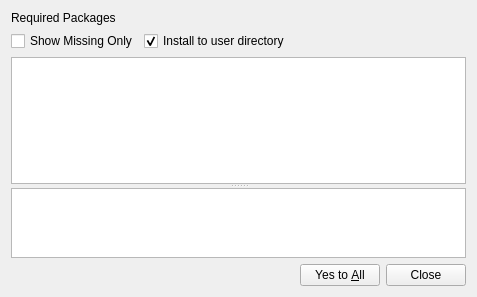
<?xml version="1.0" encoding="UTF-8"?>
<ui version="4.0">
 <class>PIPPackageInstallerWidget</class>
 <widget class="QWidget" name="PIPPackageInstallerWidget">
  <property name="geometry">
   <rect>
    <x>0</x>
    <y>0</y>
    <width>477</width>
    <height>297</height>
   </rect>
  </property>
  <property name="windowTitle">
   <string>PIP Package Installer</string>
  </property>
  <layout class="QVBoxLayout" name="verticalLayout">
   <item>
    <widget class="QLabel" name="label">
     <property name="text">
      <string>Required Packages</string>
     </property>
    </widget>
   </item>
   <item>
    <layout class="QHBoxLayout" name="horizontalLayout">
     <property name="topMargin">
      <number>0</number>
     </property>
     <item>
      <widget class="QCheckBox" name="cbMissingOnly">
       <property name="text">
        <string>Show Missing Only</string>
       </property>
       <property name="checked">
        <bool>false</bool>
       </property>
      </widget>
     </item>
     <item>
      <widget class="QCheckBox" name="cbUser">
       <property name="text">
        <string>Install to user directory</string>
       </property>
       <property name="checked">
        <bool>true</bool>
       </property>
      </widget>
     </item>
     <item>
      <spacer name="horizontalSpacer">
       <property name="orientation">
        <enum>Qt::Horizontal</enum>
       </property>
       <property name="sizeHint" stdset="0">
        <size>
         <width>40</width>
         <height>20</height>
        </size>
       </property>
      </spacer>
     </item>
    </layout>
   </item>
   <item>
    <widget class="QSplitter" name="splitter">
     <property name="orientation">
      <enum>Qt::Vertical</enum>
     </property>
     <widget class="QTableView" name="tableView">
      <property name="sizePolicy">
       <sizepolicy hsizetype="Expanding" vsizetype="Preferred">
        <horstretch>0</horstretch>
        <verstretch>3</verstretch>
       </sizepolicy>
      </property>
      <property name="wordWrap">
       <bool>false</bool>
      </property>
      <attribute name="horizontalHeaderStretchLastSection">
       <bool>true</bool>
      </attribute>
      <attribute name="verticalHeaderVisible">
       <bool>false</bool>
      </attribute>
     </widget>
     <widget class="QTextBrowser" name="textBrowser">
      <property name="sizePolicy">
       <sizepolicy hsizetype="Expanding" vsizetype="Preferred">
        <horstretch>0</horstretch>
        <verstretch>1</verstretch>
       </sizepolicy>
      </property>
      <property name="openExternalLinks">
       <bool>true</bool>
      </property>
     </widget>
    </widget>
   </item>
   <item>
    <widget class="QDialogButtonBox" name="buttonBox">
     <property name="standardButtons">
      <set>QDialogButtonBox::Close|QDialogButtonBox::YesToAll</set>
     </property>
    </widget>
   </item>
  </layout>
 </widget>
 <resources/>
 <connections/>
</ui>
